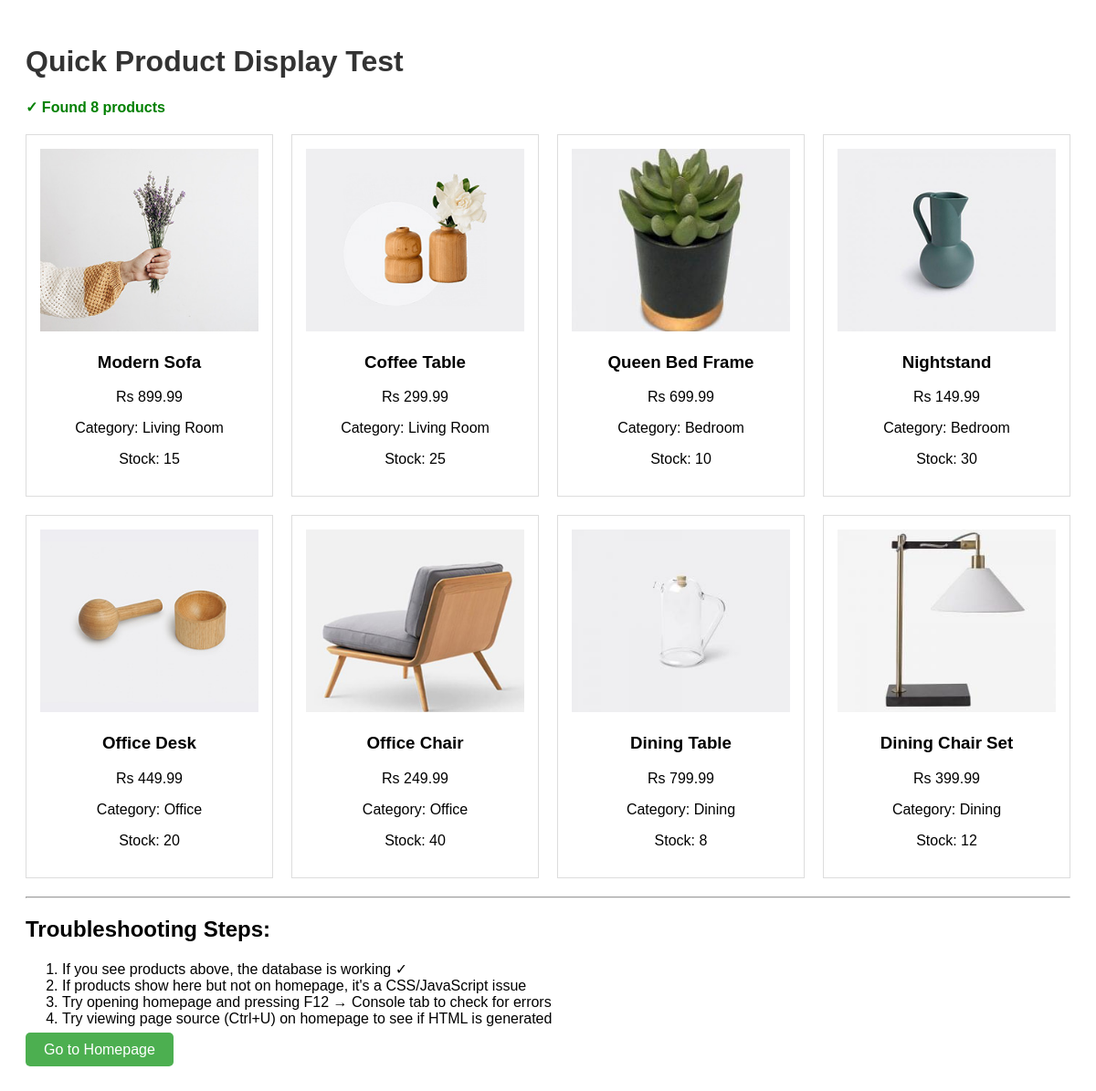
The app's page /quick_test.php with its own data.
### tables this page shows
CREATE TABLE IF NOT EXISTS products (
    id INT(11) AUTO_INCREMENT PRIMARY KEY,
    category_id INT(11),
    name VARCHAR(255) NOT NULL,
    slug VARCHAR(255) NOT NULL UNIQUE,
    description TEXT,
    price DECIMAL(10,2) NOT NULL,
    stock_quantity INT(11) NOT NULL DEFAULT 0,
    low_stock_threshold INT(11) DEFAULT 10,
    image VARCHAR(255),
    is_active TINYINT(1) DEFAULT 1,
    created_at TIMESTAMP DEFAULT CURRENT_TIMESTAMP,
    updated_at TIMESTAMP DEFAULT CURRENT_TIMESTAMP ON UPDATE CURRENT_TIMESTAMP,
    FOREIGN KEY (category_id) REFERENCES categories(id) ON DELETE SET NULL,
    INDEX idx_category (category_id),
    INDEX idx_slug (slug),
    INDEX idx_active (is_active)
);

CREATE TABLE IF NOT EXISTS categories (
    id INT(11) AUTO_INCREMENT PRIMARY KEY,
    name VARCHAR(100) NOT NULL,
    slug VARCHAR(100) NOT NULL UNIQUE,
    description TEXT,
    created_at TIMESTAMP DEFAULT CURRENT_TIMESTAMP,
    INDEX idx_slug (slug)
);

### quick_test.php (the view, shortened to what this page needs)
<!DOCTYPE html>
<html>
<head>
</head>
<body>
<h1>Quick Product Display Test</h1>
<?php
require_once 'config.php';
$query = "SELECT p.*, c.name as category_name, c.slug as category_slug
          FROM products p
          LEFT JOIN categories c ON p.category_id = c.id
          WHERE p.is_active = 1
          ORDER BY p.created_at DESC";
$result = mysqli_query($conn, $query);
if ($result && mysqli_num_rows($result) > 0) {
    echo "<p class='success'>✓ Found " . mysqli_num_rows($result) . " products</p>";
    echo "<div class='test-grid'>";
    while ($product = mysqli_fetch_assoc($result)) {
        $image = !empty($product['image']) ? $product['image'] : 'assests/images/products/product-1.jpg';
        echo "<div class='test-card'>";
        echo "<img src='$image' alt='" . htmlspecialchars($product['name']) . "'>";
        echo "<h3>" . htmlspecialchars($product['name']) . "</h3>";
        echo "<p>Rs " . number_format($product['price'], 2) . "</p>";
        echo "<p>Category: " . htmlspecialchars($product['category_name']) . "</p>";
        echo "<p>Stock: " . $product['stock_quantity'] . "</p>";
        echo "</div>";
    }
    echo "</div>";
} else {
    echo "<p class='error'>✗ No products found or query failed</p>";
}
?>
<hr>
<h2>Troubleshooting Steps:</h2>
<ol>
    <li>If you see products above, the database is working ✓</li>
    <li>If products show here but not on homepage, it's a CSS/JavaScript issue</li>
    <li>Try opening homepage and pressing F12 → Console tab to check for errors</li>
    <li>Try viewing page source (Ctrl+U) on homepage to see if HTML is generated</li>
</ol>
<p><a href="index.php" style="background: #4CAF50; color: white; padding: 10px 20px; text-decoration: none; border-radius: 5px;">Go to Homepage</a></p>
</body>
</html>

### quick_test.php (style rules this page uses)
body { font-family: Arial; padding: 20px; }
.test-grid { display: grid; grid-template-columns: repeat(4, 1fr); gap: 20px; margin: 20px 0; }
.test-card { border: 1px solid #ddd; padding: 15px; text-align: center; }
.test-card img { width: 100%; height: 200px; object-fit: cover; }
h1 { color: #333; }
.success { color: green; font-weight: bold; }

### records on screen
products: image (picture), name "Modern Sofa", price "899.99", category.name "Living Room", stock_quantity "15"
products: image (picture), name "Coffee Table", price "299.99", category.name "Living Room", stock_quantity "25"
products: image (picture), name "Queen Bed Frame", price "699.99", category.name "Bedroom", stock_quantity "10"
products: image (picture), name "Nightstand", price "149.99", category.name "Bedroom", stock_quantity "30"
products: image (picture), name "Office Desk", price "449.99", category.name "Office", stock_quantity "20"
products: image (picture), name "Office Chair", price "249.99", category.name "Office", stock_quantity "40"
products: image (picture), name "Dining Table", price "799.99", category.name "Dining", stock_quantity "8"
products: image (picture), name "Dining Chair Set", price "399.99", category.name "Dining", stock_quantity "12"

### other values on screen
mysqli_num_rows($result) "8"
